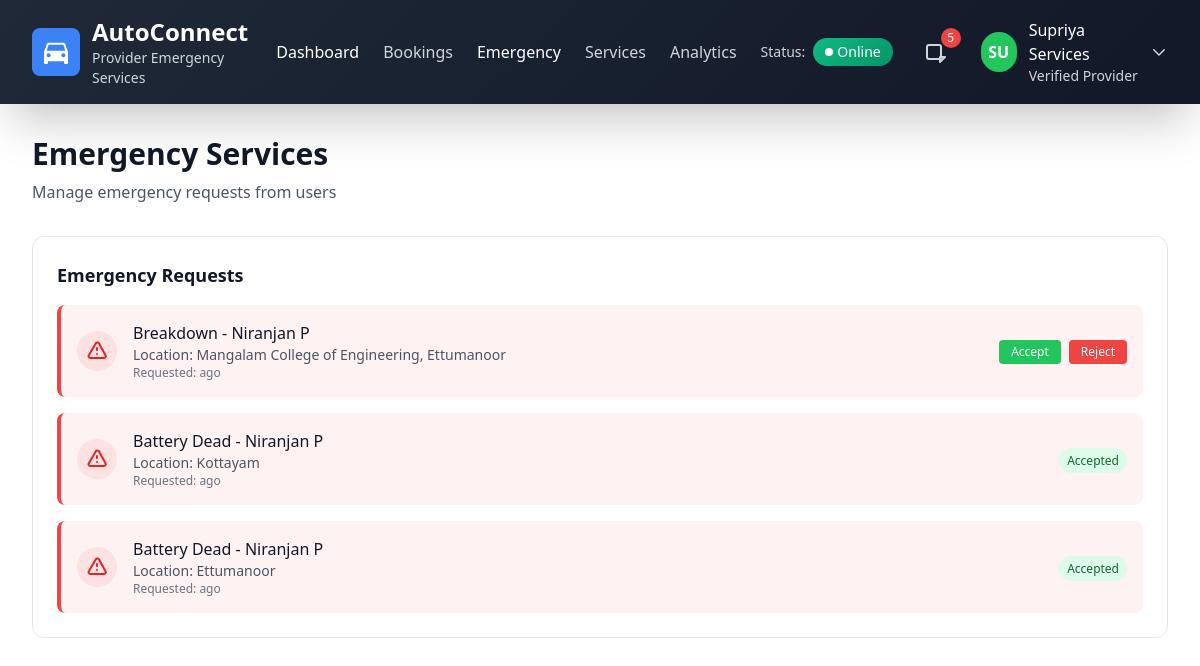
/provider_emergency (signed in), run on the app's committed database.
### home/models.py (models this page shows, shortened)
class ServiceCenter(models.Model):
    user = models.ForeignKey(User, on_delete=models.CASCADE,null=True)
    center_name = models.CharField(max_length=100)
    phone = models.CharField(max_length=15, unique=True, blank=True, null=True)
    location = models.CharField(null=True)
    services_offered = models.TextField(blank=True, null=True)
    status = models.CharField(
        max_length=20,
        choices=[('Pending', 'Pending'), ('Approved', 'Approved'), ('Suspended', 'Suspended')],
        default='Pending'
    )
    rating_avg = models.FloatField(default=0.0)

class EmergencyRequest(models.Model):
    user = models.ForeignKey(User, on_delete=models.CASCADE)
    center = models.ForeignKey(ServiceCenter, on_delete=models.CASCADE, null=True)
    location = models.CharField(null=True)
    emergency_type = models.CharField(max_length=100)
    request_time = models.DateTimeField(auto_now_add=True)
    status = models.CharField(
        max_length=20,
        choices=[('Pending', 'Pending'), ('Accepted', 'Accepted'), ('Rejected', 'Rejected'), ('Completed', 'Completed')],
        default='Pending'
    )

class User(AbstractUser):
    role = models.CharField(max_length=50, null=True, default='user')
    pass

### home/views.py (the view)
# urls.py: path("provider_emergency", home.views.provider_emergency, name="provider_emergency"),
@login_required
def provider_emergency(request):
    try:
        center = ServiceCenter.objects.get(user=request.user)
        emergencies = EmergencyRequest.objects.filter(center=center).order_by('-request_time')
        return render(request, 'provider_emergency.html', {
            'center': center,
            'emergencies': emergencies
        })
    except ServiceCenter.DoesNotExist:
        messages.error(request, "You need to create your service center first.")
        return redirect('provider_dashboard')

### templates/provider_emergency.html (shortened to what this page needs)
{% load mathfilters %}
<!DOCTYPE html>
<html lang="en">
<head>
    <script src="https://cdn.tailwindcss.com"></script>
</head>
<body class="bg-white min-h-full">
    <header class="gradient-bg text-white shadow-2xl">
        <div class="max-w-7xl mx-auto px-4 sm:px-6 lg:px-8">
            <div class="flex justify-between items-center py-4">
                <div class="flex items-center space-x-3">
                    <div class="bg-blue-500 p-2 rounded-lg">
                    </div>
                    <div>
                        <h1 class="text-2xl font-bold">AutoConnect</h1>
                        <p class="text-gray-300 text-sm">Provider Emergency Services</p>
                    </div>
                </div>
                <div class="flex items-center space-x-6">
                    <nav class="hidden md:flex space-x-6">
                        <a href="{% url 'provider_dashboard' %}" class="text-white hover:text-blue-300 transition-colors">Dashboard</a>
                        <a href="{% url 'new_requests' %}" class="text-gray-300 hover:text-white transition-colors">Bookings</a>
                        <a href="{% url 'provider_emergency' %}" class="text-white hover:text-blue-300 transition-colors">Emergency</a>
                        <a href="{% url 'services_provided' %}" class="text-gray-300 hover:text-white transition-colors">Services</a>
                        <a href="{% url 'service_reports' %}" class="text-gray-300 hover:text-white transition-colors">Analytics</a>
                    </nav>
                    <div class="flex items-center space-x-2">
                        <span class="text-sm text-gray-300">Status:</span>
                        <button class="status-online px-3 py-1 rounded-full text-white text-sm font-medium flex items-center space-x-1">
                            <div class="w-2 h-2 bg-white rounded-full pulse-dot"></div>
                            <span>Online</span>
                        </button>
                    </div>
                    <div class="relative">
                        <button class="relative p-2 text-gray-300 hover:text-white transition-colors">
                            <svg class="w-6 h-6" fill="none" stroke="currentColor" viewBox="0 0 24 24">
                                <path stroke-linecap="round" stroke-linejoin="round" stroke-width="2" d="M15 17h5l-5 5v-5zM4 19h10a2 2 0 002-2V7a2 2 0 00-2-2H4a2 2 0 00-2 2v10a2 2 0 002 2z"/>
                            </svg>
                            <span class="notification-badge absolute -top-1 -right-1 bg-red-500 text-white text-xs rounded-full h-5 w-5 flex items-center justify-center">5</span>
                        </button>
                    </div>
                    <div class="relative">
                        <button id="provider-menu-button" class="flex items-center space-x-3 focus:outline-none">
                            <div class="w-10 h-10 bg-green-500 rounded-full flex items-center justify-center">
                                <span class="text-white font-semibold">{{ center.center_name|slice:":2"|upper }}</span>
                            </div>
                            <div class="hidden md:block text-left">
                                <p class="text-white font-medium">{{ center.center_name }}</p>
                                <p class="text-gray-300 text-sm">Verified Provider</p>
                            </div>
                            <svg class="w-5 h-5 text-gray-300" fill="none" stroke="currentColor" viewBox="0 0 24 24">
                                <path stroke-linecap="round" stroke-linejoin="round" stroke-width="2" d="M19 9l-7 7-7-7"/>
                            </svg>
                        </button>
                    </div>
                </div>
            </div>
        </div>
    </header>
    <main class="max-w-7xl mx-auto px-4 sm:px-6 lg:px-8 py-8">
        <div class="mb-8">
            <h2 class="text-3xl font-bold text-gray-900 mb-2">Emergency Services</h2>
            <p class="text-gray-600">Manage emergency requests from users</p>
        </div>
        <div class="bg-white rounded-xl border border-gray-200 p-6">
            <h3 class="text-lg font-bold text-gray-900 mb-4">Emergency Requests</h3>
            <div class="space-y-4">
                {% for emergency in emergencies %}
                <div class="flex items-center space-x-4 p-4 bg-red-50 rounded-lg border-l-4 border-red-500">
                    <div class="bg-red-100 p-2 rounded-full">
                        <svg class="w-6 h-6 text-red-600" fill="none" stroke="currentColor" viewBox="0 0 24 24">
                            <path stroke-linecap="round" stroke-linejoin="round" stroke-width="2" d="M12 9v2m0 4h.01m-6.938 4h13.856c1.54 0 2.502-1.667 1.732-2.5L13.732 4c-.77-.833-1.964-.833-2.732 0L3.732 16.5c-.77.833.192 2.5 1.732 2.5z"/>
                        </svg>
                    </div>
                    <div class="flex-1">
                        <p class="font-medium text-gray-900">{{ emergency.emergency_type }} - {{ emergency.user.first_name }}</p>
                        <p class="text-sm text-gray-600">Location: {{ emergency.location }}</p>
                        <p class="text-xs text-gray-500">Requested: {{ emergency.created_at|timesince }} ago</p>
                    </div>
                    <div class="text-right">
                        {% if emergency.status == 'Pending' %}
                        <div class="flex space-x-2">
                            <form method="post" action="{% url 'accept_emergency' emergency.id %}" style="display:inline;">
                                <button type="submit" class="px-3 py-1 bg-green-500 text-white text-xs rounded hover:bg-green-600">Accept</button>
                            </form>
                            <form method="post" action="{% url 'reject_emergency' emergency.id %}" style="display:inline;">
                                <button type="submit" class="px-3 py-1 bg-red-500 text-white text-xs rounded hover:bg-red-600">Reject</button>
                            </form>
                        </div>
                        {% else %}
                        <span class="px-2 py-1 rounded-full text-xs font-medium
                            {% if emergency.status == 'Accepted' %}bg-green-100 text-green-800{% elif emergency.status == 'Rejected' %}bg-red-100 text-red-800{% elif emergency.status == 'Completed' %}bg-blue-100 text-blue-800{% else %}bg-gray-100 text-gray-800{% endif %}">
                            {{ emergency.status }}
                        </span>
                        {% endif %}
                    </div>
                </div>
                {% empty %}
                <p class="text-gray-500">No emergency requests at this time.</p>
                {% endfor %}
            </div>
        </div>
    </main>
</body>
</html>

### templates/provider_emergency.html (style rules this page uses)
body { box-sizing: border-box; }
.gradient-bg { background: linear-gradient(135deg, #1f2937 0%, #111827 100%); }
.pulse-dot { animation: pulse 2s infinite; }
.notification-badge { animation: bounce 1s infinite; }
.status-online { background: linear-gradient(135deg, #10b981 0%, #059669 100%); }

### data on the page
ServiceCenter: center_name "SU", center_name "Supriya Services"
EmergencyRequest: emergency_type "Breakdown", user.first_name "Niranjan P", location "Mangalam College of Engineering, Ettumanoor", status "Accept"
EmergencyRequest: emergency_type "Battery Dead", user.first_name "Niranjan P", location "Kottayam", status "Accepted"
EmergencyRequest: emergency_type "Battery Dead", user.first_name "Niranjan P", location "Ettumanoor", status "Accepted"
